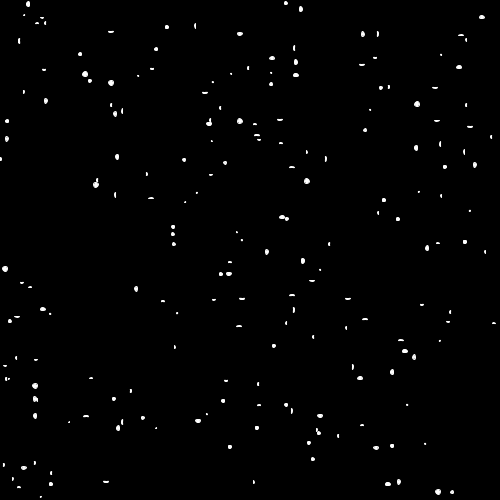
Frame 1 (no input)
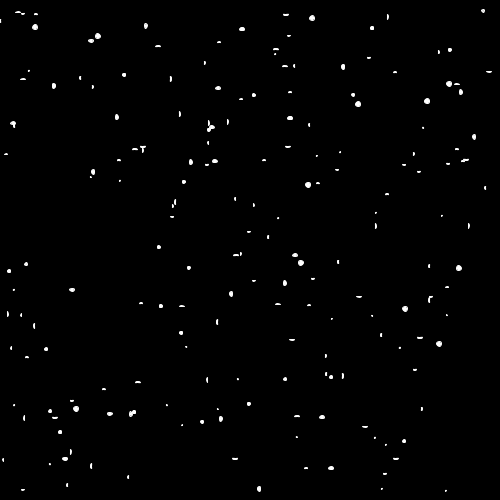
Frame 60 (the mouse pressed at the canvas centre just before this capture)
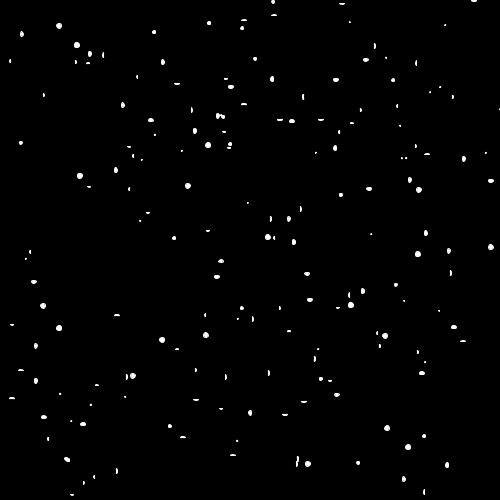
Frame 120 (the mouse held since frame 60 and released just before this capture)

The Processing sketch that drew these frames (run headless with seeded random() and noise(); from frame 60 on, the mouse is pressed at the canvas centre):

// Processing sketch: processing_3179
// ── processing_3179.pde

// Set Vars
/// Set Defaults
int MAX = 200;
float aSize = 0;
float bSize = 0;
int xSpeed = 0;
int ySpeed = 0;

/// Create Arrays
int[] xCord = new int[MAX];
int[] yCord = new int[MAX];
float[] growth = new float[200];

// Prepare the Landscape
void setup () {
  size(500,500);
  smooth();
  // Populate the array with random controlled values
  for (int i = 0; i < MAX; i++) {
    xCord[i] = int (random(0,width));
    yCord[i] = int (random(0,height));
    growth[i] = random(1.001,1.006);
  }
}

// Create the Blobs and bring them to life
void draw() {
  background(0);
  stroke(255);
  fill(255);
  // Start the loop for creating life
  for (int i = 0; i < MAX; i++) {
    ellipse(xCord[i],yCord[i],aSize,bSize);
    xCord[i] = xCord[i] + xSpeed;
    yCord[i] = yCord[i] + ySpeed;
    xSpeed = int (random(-5,5));
    ySpeed = int (random(-5,5));
    aSize = random(-5,5) * growth[i];
    bSize = random(-5,5) * growth[i];
    growth[i] = growth[i] + .001;
    // Attempt to keep blobs from killing themselves
    if ((xCord[i] > (width - 10)) || (xCord[i] < 10)) {
      xSpeed = xSpeed * -1;
    }
    if ((yCord[i] > (height - 10)) || (yCord[i] < 10)) {
      ySpeed = ySpeed * -1;
    }
  }
}
